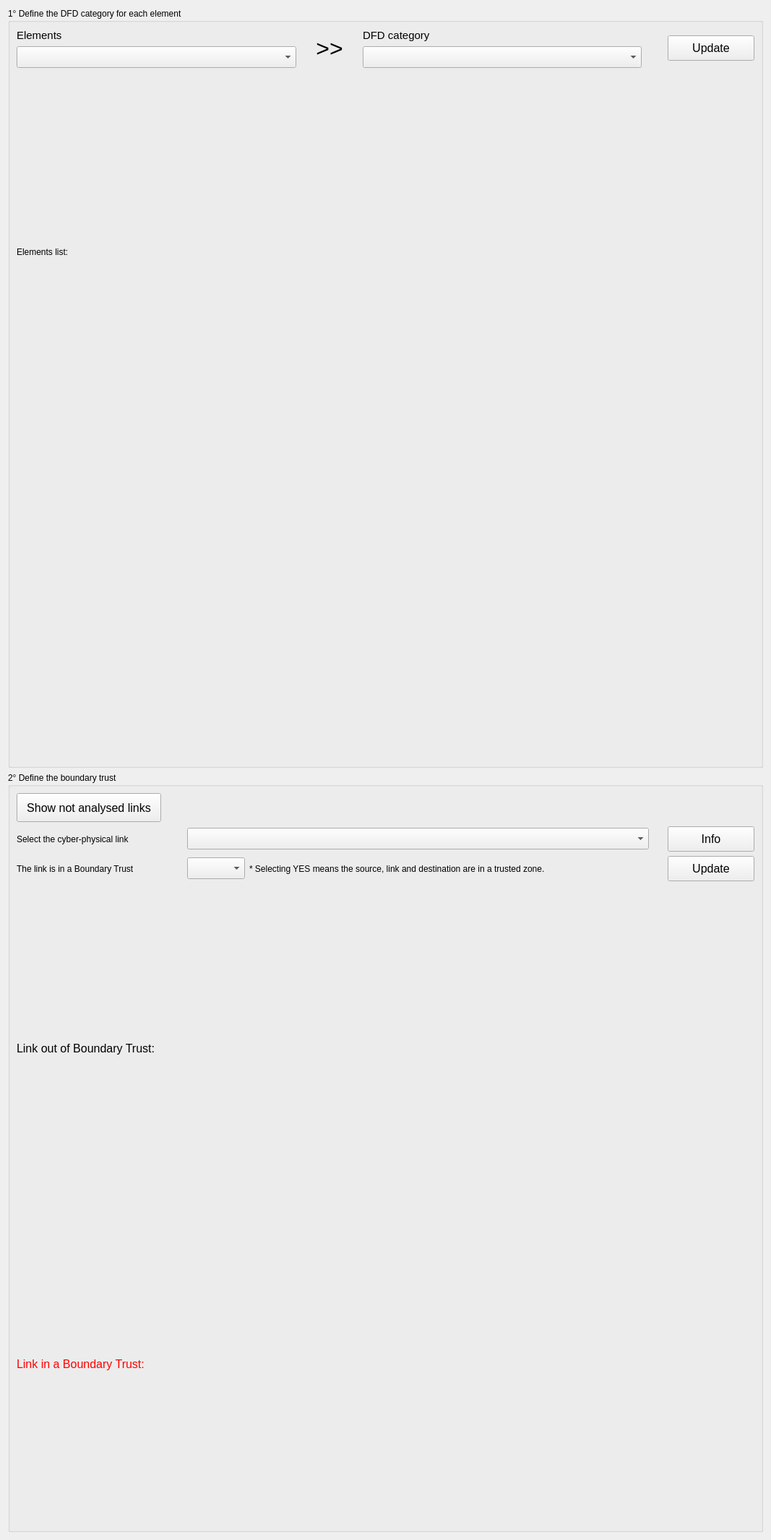
          <widget class="QWidget" name="scrollAreaWidgetContents_13">
           <property name="geometry">
            <rect>
             <x>0</x>
             <y>0</y>
             <width>1067</width>
             <height>2132</height>
            </rect>
           </property>
           <layout class="QGridLayout" name="gridLayout_54">
            <item row="1" column="0">
             <widget class="QGroupBox" name="groupBox_30">
              <property name="title">
               <string>2° Define the boundary trust</string>
              </property>
              <layout class="QGridLayout" name="gridLayout_52">
               <item row="0" column="0">
                <layout class="QVBoxLayout" name="verticalLayout_55">
                 <property name="bottomMargin">
                  <number>15</number>
                 </property>
                 <item>
                  <widget class="QPushButton" name="button_dfd_hidden_links">
                   <property name="minimumSize">
                    <size>
                     <width>200</width>
                     <height>40</height>
                    </size>
                   </property>
                   <property name="maximumSize">
                    <size>
                     <width>200</width>
                     <height>40</height>
                    </size>
                   </property>
                   <property name="font">
                    <font>
                     <pointsize>12</pointsize>
                    </font>
                   </property>
                   <property name="text">
                    <string>Show not analysed links</string>
                   </property>
                  </widget>
                 </item>
                 <item>
                  <layout class="QHBoxLayout" name="horizontalLayout_93">
                   <item>
                    <widget class="QLabel" name="label_76">
                     <property name="minimumSize">
                      <size>
                       <width>230</width>
                       <height>0</height>
                      </size>
                     </property>
                     <property name="maximumSize">
                      <size>
                       <width>230</width>
                       <height>16777215</height>
                      </size>
                     </property>
                     <property name="text">
                      <string>Select the cyber-physical link</string>
                     </property>
                    </widget>
                   </item>
                   <item>
                    <widget class="QComboBox" name="combobox_dfd_link">
                     <property name="minimumSize">
                      <size>
                       <width>0</width>
                       <height>30</height>
                      </size>
                     </property>
                     <property name="focusPolicy">
                      <enum>Qt::StrongFocus</enum>
                     </property>
                     <property name="toolTip">
                      <string>This list present ONLY cyber-physical links</string>
                     </property>
                    </widget>
                   </item>
                   <item>
                    <spacer name="horizontalSpacer_52">
                     <property name="orientation">
                      <enum>Qt::Horizontal</enum>
                     </property>
                     <property name="sizeType">
                      <enum>QSizePolicy::Maximum</enum>
                     </property>
                     <property name="sizeHint" stdset="0">
                      <size>
                       <width>20</width>
                       <height>20</height>
                      </size>
                     </property>
                    </spacer>
                   </item>
                   <item>
                    <widget class="QPushButton" name="button_dfd_link_info">
                     <property name="minimumSize">
                      <size>
                       <width>120</width>
                       <height>35</height>
                      </size>
                     </property>
                     <property name="maximumSize">
                      <size>
                       <width>120</width>
                       <height>35</height>
                      </size>
                     </property>
                     <property name="font">
                      <font>
                       <pointsize>12</pointsize>
                      </font>
                     </property>
                     <property name="text">
                      <string>Info</string>
                     </property>
                    </widget>
                   </item>
                  </layout>
                 </item>
                 <item>
                  <layout class="QHBoxLayout" name="horizontalLayout_92">
                   <item>
                    <widget class="QLabel" name="label_83">
                     <property name="minimumSize">
                      <size>
                       <width>230</width>
                       <height>0</height>
                      </size>
                     </property>
                     <property name="maximumSize">
                      <size>
                       <width>230</width>
                       <height>16777215</height>
                      </size>
                     </property>
                     <property name="text">
                      <string>The link is in a Boundary Trust</string>
                     </property>
                    </widget>
                   </item>
                   <item>
                    <widget class="QComboBox" name="combobox_dfd_bound_trust">
                     <property name="minimumSize">
                      <size>
                       <width>80</width>
                       <height>30</height>
                      </size>
                     </property>
                     <property name="maximumSize">
                      <size>
                       <width>80</width>
                       <height>30</height>
                      </size>
                     </property>
                     <property name="focusPolicy">
                      <enum>Qt::StrongFocus</enum>
                     </property>
                     <property name="toolTip">
                      <string>All the elements of this interaction are in a border of trust</string>
                     </property>
                    </widget>
                   </item>
                   <item>
                    <widget class="QLabel" name="label_47">
                     <property name="layoutDirection">
                      <enum>Qt::LeftToRight</enum>
                     </property>
                     <property name="text">
                      <string>* Selecting YES means the source, link and destination are in a trusted zone.</string>
                     </property>
                     <property name="alignment">
                      <set>Qt::AlignLeading|Qt::AlignLeft|Qt::AlignVCenter</set>
                     </property>
                     <property name="wordWrap">
                      <bool>true</bool>
                     </property>
                    </widget>
                   </item>
                   <item>
                    <spacer name="horizontalSpacer_51">
                     <property name="orientation">
                      <enum>Qt::Horizontal</enum>
                     </property>
                     <property name="sizeType">
                      <enum>QSizePolicy::Maximum</enum>
                     </property>
                     <property name="sizeHint" stdset="0">
                      <size>
                       <width>20</width>
                       <height>20</height>
                      </size>
                     </property>
                    </spacer>
                   </item>
                   <item>
                    <widget class="QPushButton" name="button_dfd_update_bound_trust">
                     <property name="minimumSize">
                      <size>
                       <width>120</width>
                       <height>35</height>
                      </size>
                     </property>
                     <property name="maximumSize">
                      <size>
                       <width>120</width>
                       <height>35</height>
                      </size>
                     </property>
                     <property name="font">
                      <font>
                       <pointsize>12</pointsize>
                      </font>
                     </property>
                     <property name="text">
                      <string>Update</string>
                     </property>
                    </widget>
                   </item>
                  </layout>
                 </item>
                 <item>
                  <layout class="QVBoxLayout" name="verticalLayout_48">
                   <item>
                    <spacer name="verticalSpacer_15">
                     <property name="orientation">
                      <enum>Qt::Vertical</enum>
                     </property>
                     <property name="sizeType">
                      <enum>QSizePolicy::Maximum</enum>
                     </property>
                     <property name="sizeHint" stdset="0">
                      <size>
                       <width>20</width>
                       <height>20</height>
                      </size>
                     </property>
                    </spacer>
                   </item>
                   <item>
                    <widget class="QLabel" name="label_dfd_out_bt">
                     <property name="font">
                      <font>
                       <pointsize>12</pointsize>
                      </font>
                     </property>
                     <property name="text">
                      <string>Link out of Boundary Trust:</string>
                     </property>
                     <property name="wordWrap">
                      <bool>true</bool>
                     </property>
                    </widget>
                   </item>
                   <item>
                    <spacer name="verticalSpacer_14">
                     <property name="orientation">
                      <enum>Qt::Vertical</enum>
                     </property>
                     <property name="sizeType">
                      <enum>QSizePolicy::Maximum</enum>
                     </property>
                     <property name="sizeHint" stdset="0">
                      <size>
                       <width>20</width>
                       <height>20</height>
                      </size>
                     </property>
                    </spacer>
                   </item>
                   <item>
                    <widget class="QLabel" name="label_dfd_in_bt">
                     <property name="font">
                      <font>
                       <pointsize>12</pointsize>
                      </font>
                     </property>
                     <property name="styleSheet">
                      <string notr="true">QLabel { color : red; }
</string>
                     </property>
                     <property name="text">
                      <string>Link in a Boundary Trust:</string>
                     </property>
                     <property name="wordWrap">
                      <bool>true</bool>
                     </property>
                    </widget>
                   </item>
                  </layout>
                 </item>
                </layout>
               </item>
              </layout>
             </widget>
            </item>
            <item row="0" column="0">
             <widget class="QGroupBox" name="groupBox_28">
              <property name="title">
               <string>1° Define the DFD category for each element</string>
              </property>
              <layout class="QGridLayout" name="gridLayout_51">
               <item row="0" column="0">
                <layout class="QHBoxLayout" name="horizontalLayout_73">
                 <item>
                  <layout class="QVBoxLayout" name="verticalLayout_47">
                   <item>
                    <widget class="QLabel" name="lbl_stride_act_2">
                     <property name="font">
                      <font>
                       <pointsize>11</pointsize>
                      </font>
                     </property>
                     <property name="text">
                      <string>Elements</string>
                     </property>
                    </widget>
                   </item>
                   <item>
                    <widget class="QComboBox" name="combobox_dfd_elements">
                     <property name="minimumSize">
                      <size>
                       <width>0</width>
                       <height>30</height>
                      </size>
                     </property>
                     <property name="font">
                      <font>
                       <pointsize>12</pointsize>
                      </font>
                     </property>
                    </widget>
                   </item>
                  </layout>
                 </item>
                 <item>
                  <widget class="QLabel" name="label_41">
                   <property name="minimumSize">
                    <size>
                     <width>80</width>
                     <height>0</height>
                    </size>
                   </property>
                   <property name="maximumSize">
                    <size>
                     <width>80</width>
                     <height>16777215</height>
                    </size>
                   </property>
                   <property name="font">
                    <font>
                     <pointsize>24</pointsize>
                    </font>
                   </property>
                   <property name="text">
                    <string>&gt;&gt;</string>
                   </property>
                   <property name="alignment">
                    <set>Qt::AlignCenter</set>
                   </property>
                  </widget>
                 </item>
                 <item>
                  <layout class="QVBoxLayout" name="verticalLayout_46">
                   <item>
                    <widget class="QLabel" name="lbl_stride_act_3">
                     <property name="font">
                      <font>
                       <pointsize>11</pointsize>
                      </font>
                     </property>
                     <property name="text">
                      <string>DFD category</string>
                     </property>
                    </widget>
                   </item>
                   <item>
                    <widget class="QComboBox" name="combobox_dfd_category">
                     <property name="minimumSize">
                      <size>
                       <width>0</width>
                       <height>30</height>
                      </size>
                     </property>
                     <property name="font">
                      <font>
                       <pointsize>12</pointsize>
                      </font>
                     </property>
                    </widget>
                   </item>
                  </layout>
                 </item>
                 <item>
                  <spacer name="horizontalSpacer_38">
                   <property name="orientation">
                    <enum>Qt::Horizontal</enum>
                   </property>
                   <property name="sizeType">
                    <enum>QSizePolicy::Maximum</enum>
                   </property>
                   <property name="sizeHint" stdset="0">
                    <size>
                     <width>30</width>
                     <height>20</height>
                    </size>
                   </property>
                  </spacer>
                 </item>
                 <item>
                  <widget class="QPushButton" name="button_dfd_update">
                   <property name="minimumSize">
                    <size>
                     <width>120</width>
                     <height>35</height>
                    </size>
                   </property>
                   <property name="maximumSize">
                    <size>
                     <width>120</width>
                     <height>35</height>
                    </size>
                   </property>
                   <property name="font">
                    <font>
                     <pointsize>12</pointsize>
                    </font>
                   </property>
                   <property name="text">
                    <string>Update</string>
                   </property>
                  </widget>
                 </item>
                </layout>
               </item>
               <item row="1" column="0">
                <layout class="QVBoxLayout" name="verticalLayout_54">
                 <property name="topMargin">
                  <number>20</number>
                 </property>
                 <property name="bottomMargin">
                  <number>10</number>
                 </property>
                 <item>
                  <widget class="QLabel" name="label_75">
                   <property name="text">
                    <string>Elements list:</string>
                   </property>
                  </widget>
                 </item>
                 <item>
                  <layout class="QHBoxLayout" name="horizontalLayout_80">
                   <item>
                    <spacer name="horizontalSpacer_15">
                     <property name="orientation">
                      <enum>Qt::Horizontal</enum>
                     </property>
                     <property name="sizeType">
                      <enum>QSizePolicy::Maximum</enum>
                     </property>
                     <property name="sizeHint" stdset="0">
                      <size>
                       <width>20</width>
                       <height>20</height>
                      </size>
                     </property>
                    </spacer>
                   </item>
                   <item>
                    <widget class="QLabel" name="label_dfd_elements">
                     <property name="text">
                      <string/>
                     </property>
                    </widget>
                   </item>
                  </layout>
                 </item>
                </layout>
               </item>
              </layout>
             </widget>
            </item>
           </layout>
          </widget>
